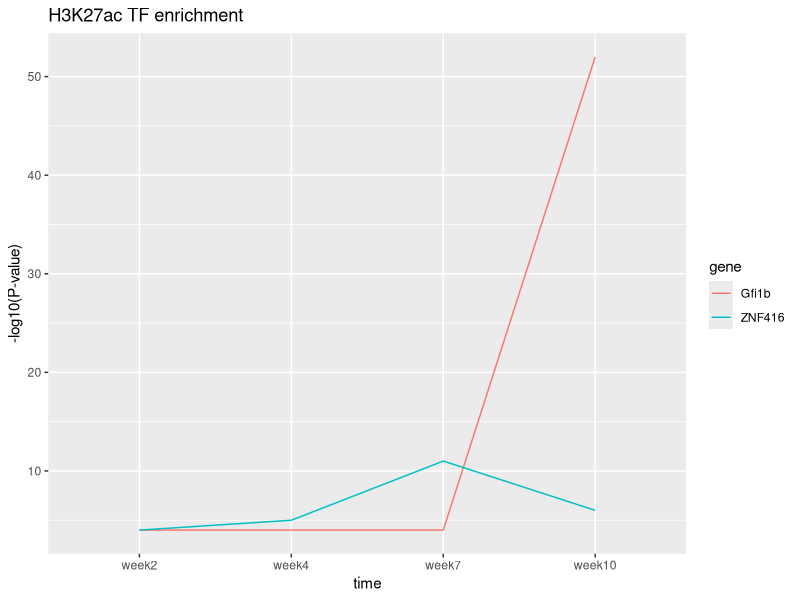
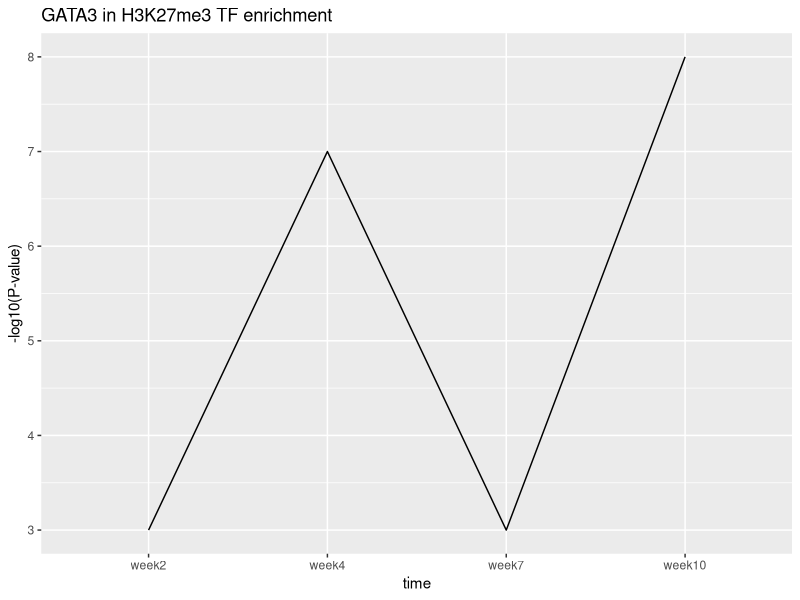
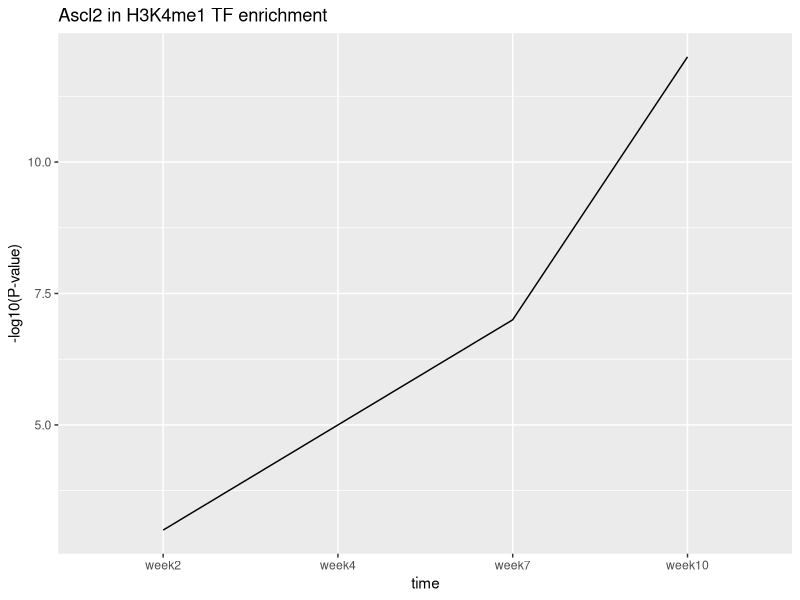
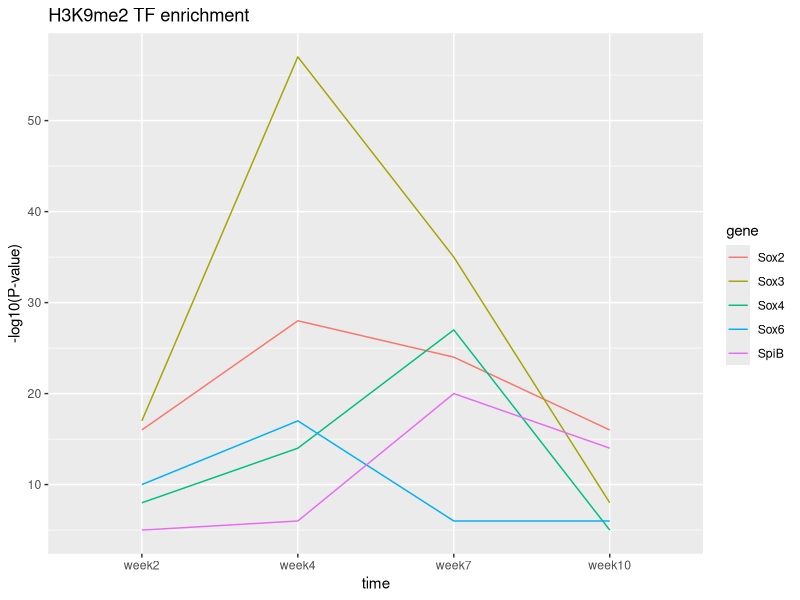
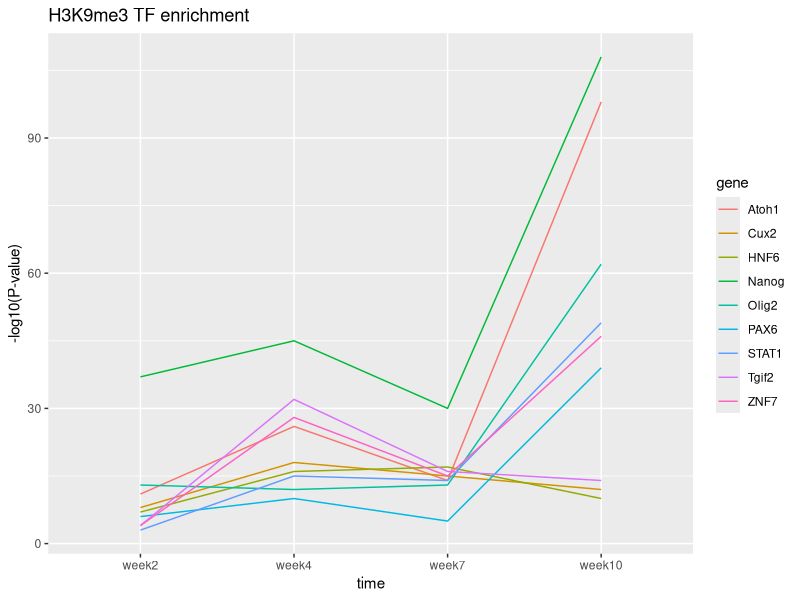

The R source for these figures, in order:
## ---- chunk 1
knitr::opts_chunk$set(echo = TRUE)
## ---- chunk 2
y = -log10(c(1.000000e-04, 1.000000e-04, 1.000000e-04, 1.000000e-52, 1.000000e-04, 1.000000e-05, 1.000000e-11, 1.000000e-6))
x = factor(rep(c("week2", "week4", "week7", "week10"), 2), levels = c("week2", "week4", "week7", "week10"))
gene = c(rep("Gfi1b", 4), rep("ZNF416", 4))
BOD = data.frame(time=x, p_value = y)

library(ggplot2)
ggplot(BOD, aes(x=time, y=p_value, group=gene, color=gene)) + 
  geom_line(linetype="solid") +
  ylab("-log10(P-value)") +
  ggtitle("H3K27ac TF enrichment")
  

#H3K27me3
y = -log10(c(1.000000e-03, 1.000000e-07, 1.000000e-3, 1.000000e-8))
x = factor(c("week2", "week4", "week7", "week10"), levels = c("week2", "week4", "week7", "week10"))
BOD = data.frame(time=x, p_value = y)

library(ggplot2)
ggplot(BOD, aes(x=time, y=p_value, group=1)) + 
  geom_line(linetype="solid") +
  ylab("-log10(P-value)") +
  ggtitle("GATA3 in H3K27me3 TF enrichment")

#H3K4me1
y = -log10(c(1.000000e-03, 1.000000e-05, 1.000000e-7, 1.000000e-12))
x = factor(c("week2", "week4", "week7", "week10"), levels = c("week2", "week4", "week7", "week10"))
BOD = data.frame(time=x, p_value = y)

library(ggplot2)
ggplot(BOD, aes(x=time, y=p_value, group=1)) + 
  geom_line(linetype="solid") +
  ylab("-log10(P-value)") +
  ggtitle("Ascl2 in H3K4me1 TF enrichment")





#K92
y = -log10(c(1.000000e-17, 1.000000e-57, 1.000000e-35, 1.000000e-8,
             1.000000e-16, 1.000000e-28, 1.000000e-24, 1.000000e-16,
             1.000000e-10, 1.000000e-17, 1.000000e-6, 1.000000e-6,
             1.000000e-08, 1.000000e-14, 1.000000e-27, 1.000000e-5,
             1.000000e-05, 1.000000e-06, 1.000000e-20, 1.000000e-14))
x = factor(rep(c("week2", "week4", "week7", "week10"), 5), levels = c("week2", "week4", "week7", "week10"))
gene = c(rep("Sox3", 4), rep("Sox2", 4),rep("Sox6", 4),rep("Sox4", 4),rep("SpiB", 4))
BOD = data.frame(time=x, p_value = y)

library(ggplot2)
ggplot(BOD, aes(x=time, y=p_value, group=gene, colour=gene)) + 
  geom_line(linetype="solid") +
  ylab("-log10(P-value)") +
  ggtitle("H3K9me2 TF enrichment")


#K93
y = -log10(c(1.000000e-37, 1.000000e-45, 1.000000e-30, 1.000000e-108,
             1.000000e-13, 1.000000e-12, 1.000000e-13, 1.000000e-62,
             1.000000e-11, 1.000000e-26, 1.000000e-14, 1.000000e-98,
             1.000000e-08, 1.000000e-18, 1.000000e-15, 1.000000e-12,
             1.000000e-7, 1.000000e-16, 1.000000e-17, 1.000000e-10,
             1.000000e-6, 1.000000e-10, 1.000000e-5, 1.000000e-39,
             1.000000e-4, 1.000000e-28, 1.000000e-15, 1.000000e-46,
             1.000000e-4, 1.000000e-32, 1.000000e-16, 1.000000e-14,
             1.000000e-03, 1.000000e-15, 1.000000e-14, 1.000000e-49
             ))
x = factor(rep(c("week2", "week4", "week7", "week10"), 9), levels = c("week2", "week4", "week7", "week10"))
gene = c(rep("Nanog", 4), rep("Olig2", 4),rep("Atoh1", 4),rep("Cux2", 4),rep("HNF6", 4), rep("PAX6", 4),rep("ZNF7", 4),rep("Tgif2", 4),rep("STAT1", 4))
BOD = data.frame(time=x, p_value = y)

library(ggplot2)
ggplot(BOD, aes(x=time, y=p_value, group=gene, colour=gene)) + 
  geom_line(linetype="solid") +
  ylab("-log10(P-value)") +
  ggtitle("H3K9me3 TF enrichment")
